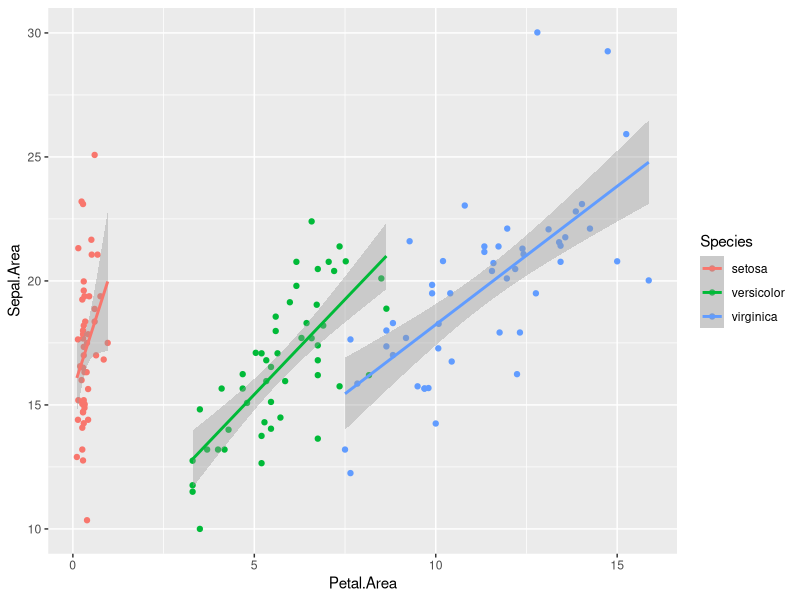

Source code (R):
## ---- chunk 1
knitr::opts_chunk$set(error=FALSE,warning=FALSE,message = FALSE)
## ---- chunk 2
library(tidyverse)
## ---- chunk 3
5 + TRUE
## ---- chunk 4
filter(diamonds, price == max(price))
## ---- chunk 5
mpg_grpd <- group_by(mpg, year)
filter(mpg_grpd, displ == min(displ))
## ---- chunk 6
filter(iris, Petal.Length > 6.4 | Petal.Width > 2.4)
## ---- chunk 7
glimpse(mpg)
## ---- chunk 8
glimpse(diamonds)
## ---- chunk 9
arrange(mpg, hwy - cty)
## ---- chunk 10
select(diamonds, -price)
## ---- chunk 11
mutate(mpg, trans = factor(trans))
## ---- chunk 12
mutate(mpg, is_automatic = trans == 'auto(l5)')
## ---- chunk 13
mpg_grpd <- group_by(mpg, class)
mutate(mpg_grpd, best_in_class = hwy == max(hwy))
## ---- chunk 14
mutate(diamonds, expensive = price > quantile(price)[3])
## ---- chunk 15
summarise(iris,
          Petal.Length.Median = median(Petal.Length),
          Petal.Width.Median = median(Petal.Width),
          Sepal.Length.Median = median(Sepal.Length),
          Sepal.Width.Median = median(Sepal.Width))
## ---- chunk 16
diamonds %>%
  group_by(cut) %>%
  summarise(min(price))
## ---- chunk 17
airquality %>%
  group_by(Month) %>%
  summarise(MeanOzone = mean(Ozone, na.rm = TRUE))
## ---- chunk 18
diamonds %>%
  group_by(cut, color) %>%
  summarise(range = diff(range(carat)))
## ---- chunk 19
mpg %>%
  filter(class != '2-seater') %>%
  mutate(efficiency = (cty + hwy) / 2) %>%
  group_by(manufacturer) %>%
  summarise(max_efficiency = max(efficiency)) %>%
  arrange(desc(max_efficiency))
## ---- chunk 20
iris %>%
  mutate(Petal.Area = Petal.Width * Petal.Length,
         Sepal.Area = Sepal.Width * Sepal.Length) %>%
  ggplot(aes(x = Petal.Area, y = Sepal.Area, col = Species)) +
    geom_point() +
    geom_smooth(method = 'lm')
## ---- chunk 21
airquality %>%
  group_by(Month) %>%
  # low values have low rank so negate total_rainfall
  mutate(solar_rank = dense_rank(-Solar.R)) %>%
  filter(solar_rank == 2) %>%
  # optionally remove ranking column
  select(-solar_rank)
## ---- chunk 22
mpg %>%
  group_by(year) %>%
  mutate(mileage_rank = dense_rank(cty)) %>%
  filter(mileage_rank == 1) %>%
  # we no longer need the rank column
  select(-mileage_rank)
